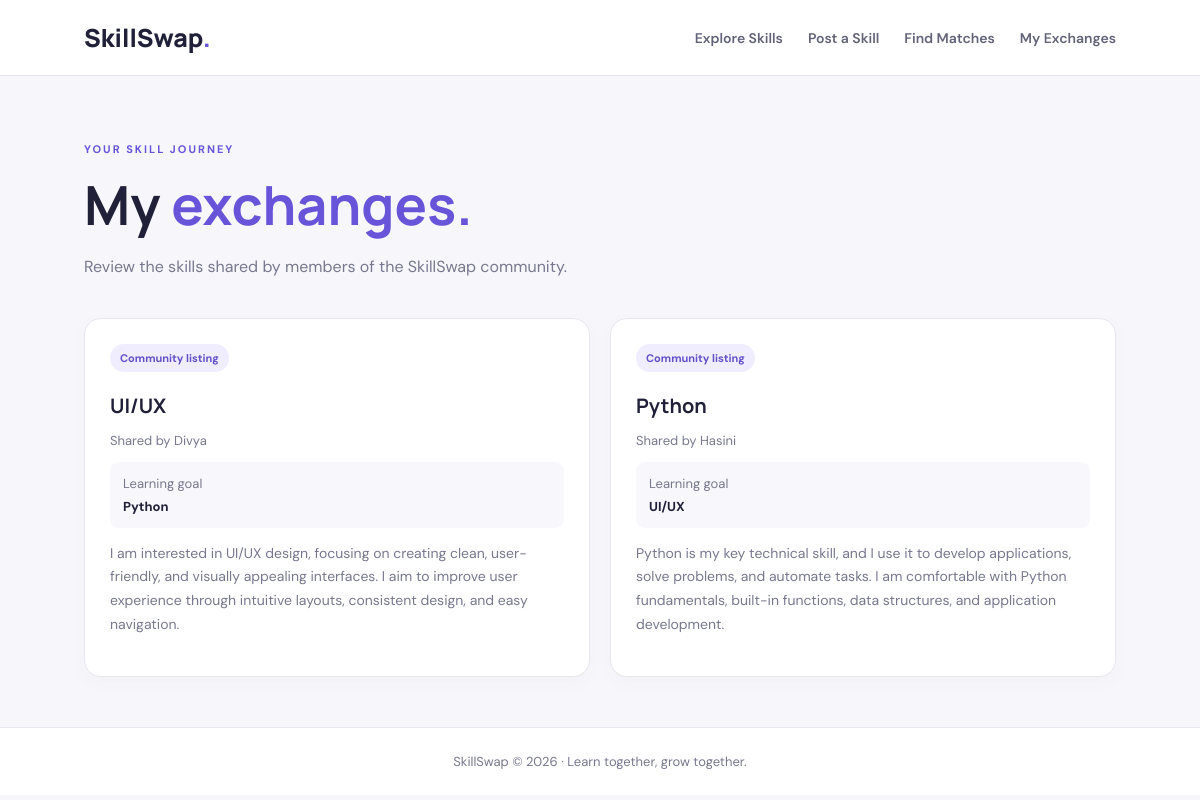
The page /my-exchanges on the database its author committed.
### tables this page shows
CREATE TABLE skills (
            id INTEGER PRIMARY KEY AUTOINCREMENT,
            student_name TEXT NOT NULL,
            teach_skill TEXT NOT NULL,
            learn_skill TEXT NOT NULL,
            description TEXT
        );

### app.py (the view)
@app.route("/my-exchanges")
def my_exchanges():
    conn = get_db()
    skills = conn.execute(
        "SELECT * FROM skills ORDER BY id DESC"
    ).fetchall()
    conn.close()
    return render_template("my_exchanges.html", skills=skills)

### app.py (called while the page is built)
def get_db():
    conn = sqlite3.connect(DATABASE)
    conn.row_factory = sqlite3.Row
    return conn

### templates/my_exchanges.html (shortened to what this page needs)
{% extends "base.html" %}
{% block content %}
<section class="page-header">
    <p class="eyebrow">YOUR SKILL JOURNEY</p>
    <h1>My <span>exchanges.</span></h1>
    <p>Review the skills shared by members of the SkillSwap community.</p>
</section>
<div class="skills-grid">
    {% for skill in skills %}
    <article class="skill-card">
        <span class="tag">Community listing</span>
        <h3>{{ skill['teach_skill'] }}</h3>
        <p class="student">Shared by {{ skill['student_name'] }}</p>
        <div class="exchange-info">
            <span>Learning goal</span>
            <strong>{{ skill['learn_skill'] }}</strong>
        </div>
        <p class="description">{{ skill['description'] or 'No description provided.' }}</p>
    </article>
    {% else %}
    <div class="empty-state">
        <h3>No exchanges yet</h3>
        <p>Post a skill to begin your learning journey.</p>
        <a class="btn" href="/post">Get Started</a>
    </div>
    {% endfor %}
</div>
{% endblock %}

### static/style.css (style rules this page uses)
:root { --background: #f7f7fb; --text: #202039; --muted: #77788e; --primary: #6854d9; --border: #e8e7f1; }
* { box-sizing: border-box; }
body { margin: 0; background: var(--background); color: var(--text); font-family: 'DM Sans', sans-serif; }
.logo span, h1 span { color: var(--primary); }
.eyebrow { color: var(--primary); font-size: 11px; font-weight: 700; letter-spacing: 2px; }
h1, h2, h3 { font-family: 'Manrope', sans-serif; }
h1 { font-size: clamp(34px, 5vw, 54px); line-height: 1.2; margin: 16px 0; }
.hero-text, .page-header > p:last-child { max-width: 570px; line-height: 1.8; color: var(--muted); }
.count, .student { color: var(--muted); font-size: 13px; }
.skills-grid { display: grid; grid-template-columns: repeat(auto-fit, minmax(240px, 1fr)); gap: 20px; padding-bottom: 50px; }
.skill-card { background: white; padding: 25px; border: 1px solid var(--border); border-radius: 17px; box-shadow: 0 5px 18px #30236b08; }
.tag { display: inline-block; color: #6250c7; background: #f0edff; padding: 7px 10px; border-radius: 20px; font-size: 11px; font-weight: 700; }
.skill-card h3 { font-size: 20px; margin-bottom: 10px; }
.description { color: var(--muted); line-height: 1.7; font-size: 14px; }
.exchange-info { background: #f8f7fc; padding: 13px; margin-top: 12px; border-radius: 9px; display: flex; flex-direction: column; gap: 6px; font-size: 13px; }
.exchange-info span { color: var(--muted); }
.page-header { padding: 55px 0 20px; }

### rows shown on the page
skills: teach_skill "UI/UX", student_name "Divya", learn_skill "Python", description "I am interested in UI/UX design, focusing on creating clean, user-friendly, and visually appealing interfaces. I aim to improve user experience through intuitive layouts, consistent design, and easy navigation."
skills: teach_skill "Python", student_name "Hasini", learn_skill "UI/UX", description "Python is my key technical skill, and I use it to develop applications, solve problems, and automate tasks. I am comfortable with Python fundamentals, built-in functions, data structures, and application development."
